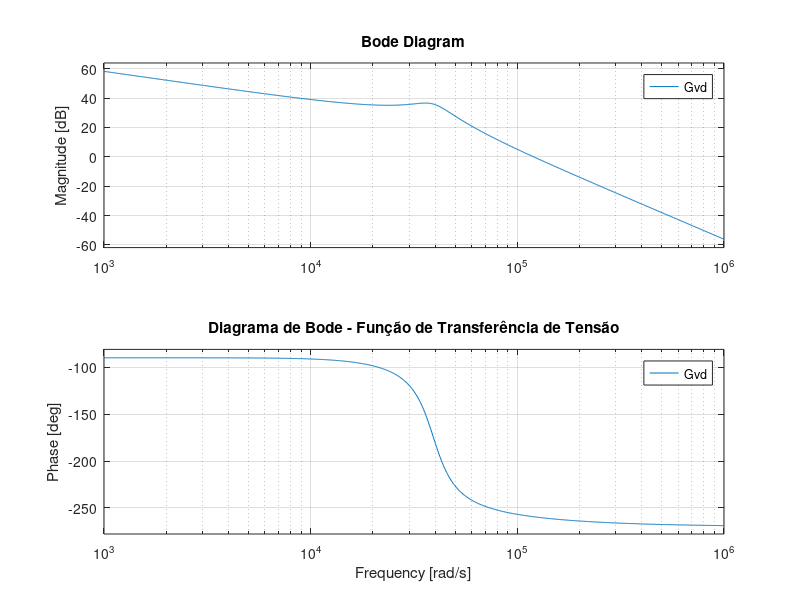
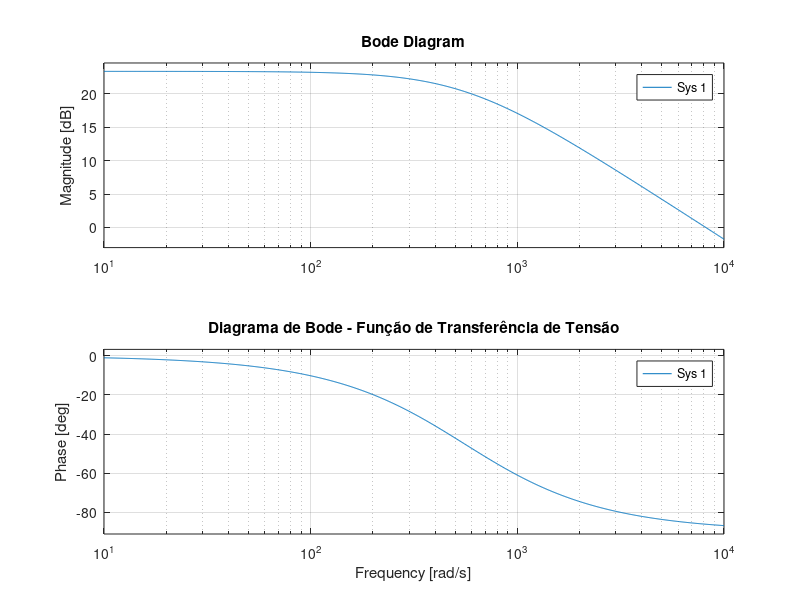
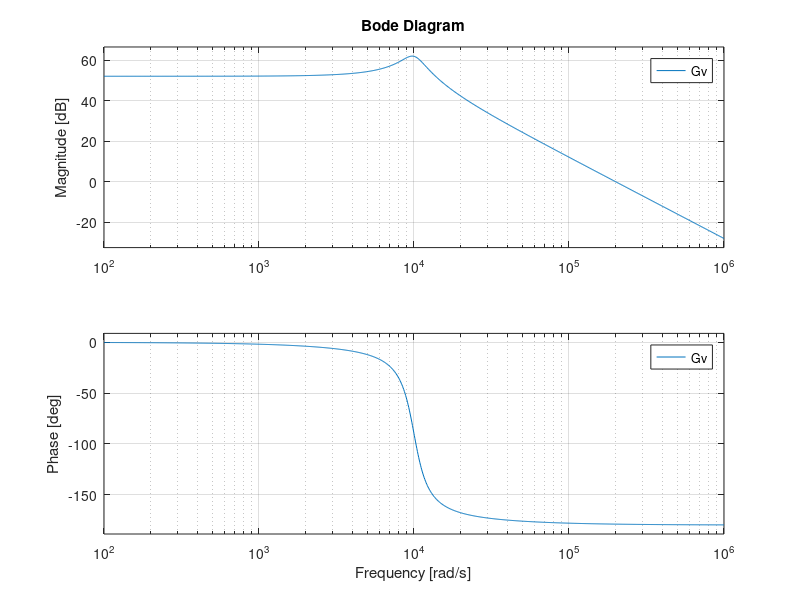

MATLAB code for these plots, in order: (Note: this script raises an error after producing the figures.)
clc
clear all

%% Parâmetros do conversor Buck
Vcc = 400;
Rd = 11.519;
Cd = 4.187e-6;
Cf = 4.187e-6;
L1 = 246.926e-6;
L2 = 246.926e-6;

%% Inicialização da função de transferência
s = tf('s');

%% Função de transferência do Filtro LCL + RC
Gvd = ((Vcc*(s*Rd*Cd+1))/(L1*L2*Cf*Cd*Rd))/(s*(s^3+(s^2)*(Cf+Cd)/(Rd*Cf*Cd) + s*(L1+L2)/(L1*L2*Cf) + (L1+L2)/(L1*L2*Cf*Cd*Rd)));

%% Diagrama de Bode do Filtro LCL + RC
figure;
bode(Gvd);
title('Diagrama de Bode - Função de Transferência de Tensão');
grid on;

%% ********************************
%% ********************************
%% ********************************
%% ********************************
%% ********************************

clc
clear all

%% Parâmetros do conversor Buck
Vp = 311; 
Vout = 380;  
R = 72.2;    
L = 1e-3; 
C = 50e-6; 
k_v = 1;
V_trip = 1;
k_pwm = 1;

%% Inicialização da função de transferência
s = tf('s');

%% Função de transferência de tensão
Gvd = (Vp/(2*Vout))*(R/(s*R*C +2));

%% Função de transferência de corrente 
Gid = Vout / (s*L);

%% Diagrama de Bode da planta de tensão
figure;
bode(k_pwm*k_v*Gvd);
title('Diagrama de Bode - Função de Transferência de Tensão');
grid on;

%% Diagrama de Bode da planta de corrente
figure;
bode(k_pwm*k_v*Gid);
title('Diagrama de Bode - Função de Transferência de Corrente');
grid on;

%% Especificações de projeto do controlador PI da tensão
Margem_Fase_Voltage = 120; 
Frequencia_Cruzamento_Voltage = 2.5; %%Hz
Frequencia_Cruzamento_Voltage_rad = 2*pi*Frequencia_Cruzamento_Voltage;

%% Cálculo do controlador PI da tensão
[mag, phase] = bode(k_pwm*k_v*Gvd, Frequencia_Cruzamento_Voltage_rad);

phase = phase(1); 
mag = mag(1); % Extrai o valor da magnitude

Angulo_PI_Voltage = Margem_Fase_Voltage - 180 - phase; 
w_z_Voltage = Frequencia_Cruzamento_Voltage_rad / tan(deg2rad(Margem_Fase_Voltage - 90 - phase));
k_c_Voltage = Frequencia_Cruzamento_Voltage_rad / (mag * sqrt(w_z_Voltage^2 + Frequencia_Cruzamento_Voltage_rad^2));

PI_Controller_Voltage = k_c_Voltage* (1 + s / w_z_Voltage);

display(PI_Controller_Voltage);

Constante_de_tempo_Voltage = 1/(w_z_Voltage);

%% Especificações de projeto do controlador PI da corrente
Margem_Fase_Current = 60; 
Frequencia_Cruzamento_Current = 2000; %%Hz
Frequencia_Cruzamento_Current_rad = 2*pi*Frequencia_Cruzamento_Current;

%% Cálculo do controlador PI da corrente
[mag, phase] = bode(k_pwm*k_v*Gid, Frequencia_Cruzamento_Current_rad);

phase = phase(1);
mag = mag(1); % Extrai o valor da magnitude

Angulo_PI_Current = Margem_Fase_Current - 180 - phase; 
w_z_Current = Frequencia_Cruzamento_Current_rad / tan(deg2rad(Margem_Fase_Current - 90 - phase));
k_c_Current = Frequencia_Cruzamento_Current_rad / (mag * sqrt(w_z_Current^2 + Frequencia_Cruzamento_Current_rad^2));

PI_Controller_Current = k_c_Current * (1 + s / w_z_Current);

display(PI_Controller_Current);

Constante_de_tempo_Current = 1/(w_z_Current);

%% ********************************
%% ********************************
%% ********************************
%% ********************************
%% ********************************
%% ********************************

%% ********************************

clear; clc;

%% PI CONTROLLER


 % Parameters
Vi = 400;           % Input voltage [V]
Ro = 31;            % Load resistance [Ohm]
Co = 10e-6;         % Output capacitance [F]
Lo = 1e-3;          % Output inductance [H]
kv = 1;             % Voltage gain
kpwm = 1;           % PWM gain
fs = 20e3;          % Switching frequency [Hz]

% Frequency range
w = logspace(1, 5, 1000); % 10 rad/s to 100 k rad/s

% Transfer function Gv(jw)
%s = 1j*w;
s = tf('s');

Gv = (Vi * 1/(Lo * Co)) / ( (s^2) + 1/(Ro * Co)*s + 1/(Lo * Co) );
bode(Gv);


%%
% Open-loop transfer function
FTLA_nc = kpwm .* Gv .* kv;

% Magnitude in dB
FTLA_nc_mod = 20 * log10(abs(FTLA_nc));

% Phase in degrees
FTLA_nc_fase = (180/pi) * angle(FTLA_nc);

% Plot Bode
figure;
subplot(2,1,1);
semilogx(w, FTLA_nc_mod);
grid on;
title('Magnitude of FTLA_{nc}');
ylabel('Magnitude (dB)');

subplot(2,1,2);
semilogx(w, FTLA_nc_fase);
grid on;
title('Phase of FTLA_{nc}');
ylabel('Phase (deg)');
xlabel('Frequency (rad/s)');




%% VSI OPEN LOOP
% Params
p = vsi_params();

% Frequency vector (rad/s): 1 Hz to 100 kHz
w = 2*pi*logspace(0, 5, 2000);



% Gv = Gv_vsi(w, p)
% Gv(jw): control-to-output transfer according to your formula
% w : rad/s (vector)
% p : struct from vsi_params()

s   = 1j * w(:);              % column vector
num = p.Vi * (p.Lo * p.Co);
den = (s.^2) + (p.Ro*p.Co).*s + (p.Lo*p.Co);
Gv  = num ./ den;             % column vector


%L = FTLA_nc_vsi(w, p)
% Open-loop transfer without controller: L = kpwm * kv * Gv(jw)
L  = p.kpwm * p.kv * Gv;

S = 1 ./ (1 + L);
T = L  ./ (1 + L);

% Plot closed-loop complementary sensitivity T (magnitude only)
figure;
semilogx(w, 20*log10(abs(T)), 'LineWidth', 1.4); grid on;
title('Closed-loop Complementary Sensitivity T(j\omega)');
xlabel('\omega (rad/s)');
ylabel('|T| (dB)');



% Plots magnitude (dB) and phase (deg) vs omega (rad/s) on log axis
% w  : rad/s vector
% H  : complex response (same size)
% ttl: title string (optional)

[mag_dB, phase_deg] = magphase(H);

figure;
subplot(2,1,1);
semilogx(w, mag_dB, 'LineWidth', 1.4); grid on;
ylabel('Magnitude (dB)');
title(ttl);

subplot(2,1,2);
semilogx(w, phase_deg, 'LineWidth', 1.4); grid on;
ylabel('Phase (deg)');
xlabel('\omega (rad/s)');


function p = vsi_params()
% Default parameters for VSI voltage loop
% From your spec:
%   Vi = 400 V, Ro = 31 ohm, Co = 10 uF, Lo = 1 mH
%   kv = 1, Vtrip = 1 V  -> kpwm = 1/Vtrip = 1
%   fs = 20 kHz
    p.Vi    = 400;          % [V]
    p.Ro    = 31;           % [ohm]
    p.Co    = 10e-6;        % [F]
    p.Lo    = 1e-3;         % [H]
    p.kv    = 1;            % [-]
    p.Vtrip = 1;            % [V]
    p.kpwm  = 1/p.Vtrip;    % [1/V]
    p.fs    = 20e3;         % [Hz]
end



